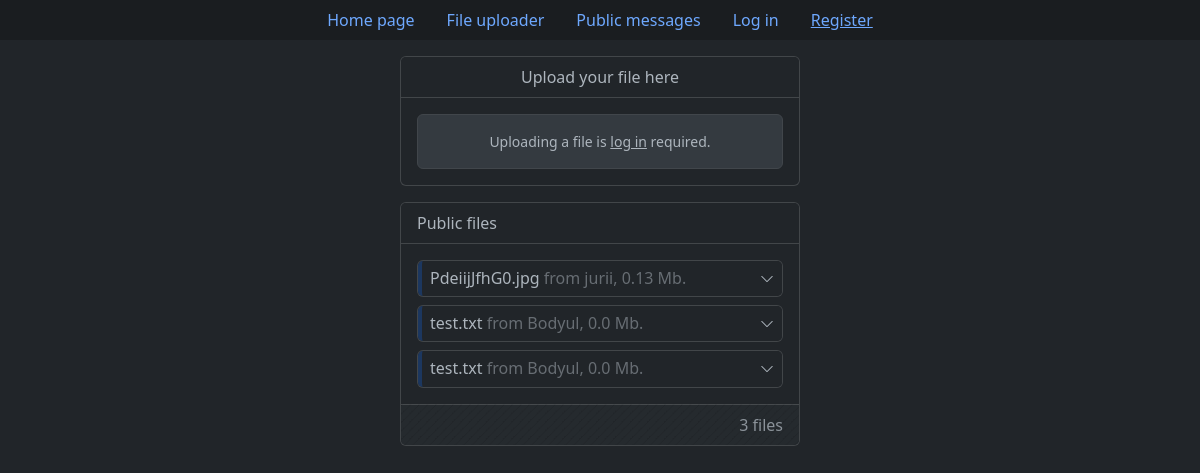
/upload_file, run on an earlier commit of the app's database.
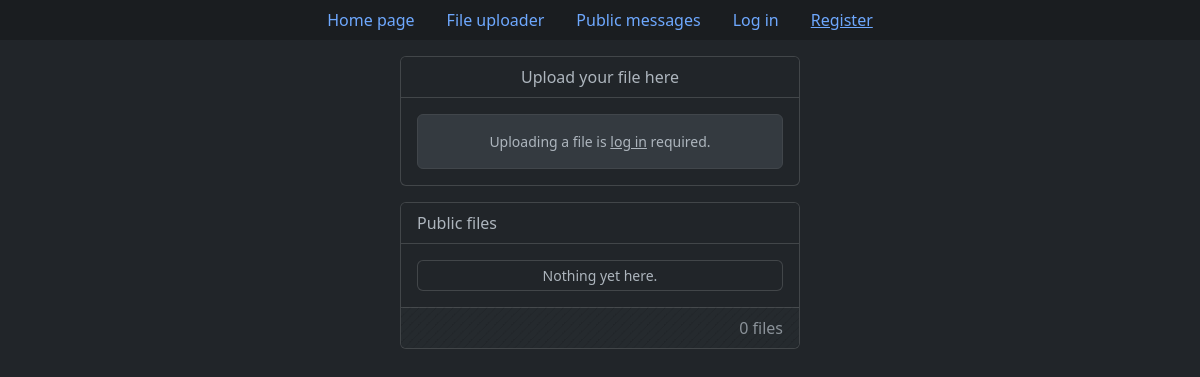
And on a later commit of the database.
### tables this page shows
CREATE TABLE "files" (
    "id" integer,
    "original_file_name" text NOT NULL,
    "unique_file_name" text NOT NULL,
    "size_in_bytes" integer NOT NULL,
    "owner_id" text NOT NULL,
    "privacy" text NOT NULL,
    "upload_date" text NOT NULL,
    "expires" text NOT NULL,
    "description" text,
    FOREIGN KEY("owner_id") REFERENCES "users"("id") ON DELETE CASCADE ON UPDATE CASCADE,
    PRIMARY KEY("ID" AUTOINCREMENT)
);

CREATE TABLE users (
    id integer primary key autoincrement,
    username text not null unique,
    password_hash blob not null
);

### app.py (the view, shortened to what this page needs)
@app.route("/upload_file", methods=["GET", "POST"])
def upload_file():
    if request.method == "GET":
        db = get_db()
        cur = db.cursor()
        if current_user.is_authenticated:
            user_files = cur.execute("""
                SELECT f.id, original_file_name, unique_file_name, size_in_bytes,
                   owner_id, privacy, strftime("%d.%m.%Y %H:%M", upload_date) upload_date,
                   strftime("%d.%m.%Y %H:%M", expires) expires, description, username
                FROM files f
                LEFT JOIN users u ON f.owner_id = u.id
                WHERE owner_id = ?
                ORDER BY datetime(upload_date) DESC
            """, [current_user.id]).fetchall()
            public_files = cur.execute("""
                SELECT f.id, original_file_name, unique_file_name, size_in_bytes,
                       owner_id, privacy, strftime("%d.%m.%Y %H:%M", upload_date) upload_date,
                       strftime("%d.%m.%Y %H:%M", expires) expires, description, username
                FROM files f
                LEFT JOIN users u ON f.owner_id = u.id
                WHERE privacy = 'Public' AND f.owner_id <> ?
                ORDER BY datetime(upload_date) DESC
            """, [current_user.id]).fetchall()
        else:
            user_files = None
            public_files = cur.execute("""
                SELECT f.id, original_file_name, unique_file_name, size_in_bytes,
                       owner_id, privacy, strftime("%d.%m.%Y %H:%M", upload_date) upload_date,
                       strftime("%d.%m.%Y %H:%M", expires) expires, description, username
                FROM files f
                LEFT JOIN users u ON f.owner_id = u.id
                WHERE privacy = 'Public'
                ORDER BY datetime(upload_date) DESC
            """).fetchall()
        return render_template("pages/upload_file.html", user_files=user_files, public_files=public_files)

### app.py (called while the page is built)
def connect_db():
    con = sqlite3.connect(app.config["DB_PATH"])
    con.row_factory = sqlite3.Row
    return con

def get_db():
    if not hasattr(g, "db"):
        g.db = connect_db()
    return g.db

@app.teardown_request
def teardown_db(error):
    if hasattr(g, "db"):
        g.db.close()

### templates/pages/upload_file.html (shortened to what this page needs)
{% extends 'base.html' %}
{% if not validations %}
    {% set file_validation = "" %}
    {% set accessibility_validation = "" %}
    {% set expiration_validation = "" %}
    {% set description_validation = "" %}
    {% set file_feedback = "" %}
    {% set accessibility_feedback = "" %}
    {% set expiration_feedback = "" %}
    {% set description_feedback = "" %}
{% else %}
    {% set file_validation = "is-invalid" if not validations["file"]["check"] else "" %}
    {% set accessibility_validation = "is-invalid" if not validations["accessibility"]["check"] else "" %}
    {% set expiration_validation = "is-invalid" if not validations["expiration"]["check"] else "" %}
    {% set description_validation = "is-invalid" if not validations["description"]["check"] else "" %}
    {% set file_feedback = validations["file"]["feedback"] %}
    {% set accessibility_feedback = validations["accessibility"]["feedback"] %}
    {% set expiration_feedback = validations["expiration"]["feedback"] %}
    {% set description_feedback = validations["description"]["feedback"] %}
{% endif %}
{% block content %}
	<div class="card col-md-4 offset-md-4 mb-3">
		<div class="card-header text-center bg-dark fs-6 mb-3">
			Upload your file here
		</div>
		{% if not current_user.is_authenticated %}
			<div class="card-body ps-3 pe-3 pt-0 pb-0">
				<div class="card card-body mb-3 bg-body-secondary border border-secondary-subtle text-center"
					 style="font-size: .875rem;">
					<p class="mb-0">
						Uploading a file is <a href="{{ url_for('log_in', next=url_for('upload_file')) }}"
												class="link-body"
												style="color: var(--bs-body-color);">log in</a> required.
					</p>
				</div>
			</div>
		{% endif %}
	</div>
	<div class="card col-md-4 offset-md-4 mb-3">
		<div class="card-header text-start bg-dark fs-6">
			Public files
		</div>
		<div id="public-files-container" class="card-body pb-0">
			{% if public_files %}
				{% for file in public_files %}
					{% set privacy_text_color = 'text-primary text-opacity-75' %}
					{% set privacy_border_color = 'border-primary' %}
					<div class="accordion accordion-dark-small">
						<div class="accordion-item mb-2">
							<h2 class="accordion-header">
								<button class="accordion-button collapsed shadow-none d-flex justify-content-between
										border-start border-4 {{ privacy_border_color }} border-opacity-25"
										type="button" data-bs-toggle="collapse"
										data-bs-target="#collapsePublicFile{{ file['id'] }}" aria-expanded="true"
										aria-controls="collapsePublicFile{{ file['id'] }}">
									<span class="d-inline-block text-truncate py-2">
										{{ file['original_file_name'] }}
									</span>
									<span class="text-body-tertiary">
										&nbsp;from {{ file['username'] }}, {{ (file['size_in_bytes'] / (1024 * 1024))|round(2) }} Mb.
									</span>
								</button>
							</h2>
														{% set file_link = url_for('download_file', unique_file_name=file['unique_file_name'], _external=True) %}
						</div>
					</div>
				{% endfor %}
			{% else %}
				<div>
					<div class="card card-body text-center py-1 mb-2" style="font-size: .875rem;">
						Nothing yet here.
					</div>
				</div>
			{% endif %}
		</div>
		<div class="card-footer bg-stripes-body mt-2">
			<div class="row g-0 align-items-center">
				<div class="col-md-12 text-end text-body-secondary">
					<span>
						<span id="public-files-total">{{ public_files|length }}</span> files
					</span>
				</div>
			</div>
		</div>
	</div>
{% endblock %}

### templates/base.html (shortened to what this page needs)
<!DOCTYPE html>
<html lang="en" data-bs-theme="dark">
<head>
    <link href="https://cdn.jsdelivr.net/npm/bootstrap@5.3.0-alpha1/dist/css/bootstrap.min.css" rel="stylesheet">
    <link href="https://getbootstrap.com/docs/5.3/assets/css/docs.css" rel="stylesheet">
    <link rel="stylesheet" href="https://cdn.jsdelivr.net/npm/bootstrap-icons@1.10.3/font/bootstrap-icons.css">
    <link rel=stylesheet type=text/css href="{{ url_for('static', filename='css/style.css') }}">
</head>
<body>
    <ul class="nav nav-pills bg-dark-subtle justify-content-center mb-3">
        <li class="nav-item">
            <a class="nav-link" aria-current="page" href="{{ url_for('index') }}">Home page</a>
        </li>
        <li class="nav-item">
            <a class="nav-link" href="{{ url_for('upload_file') }}">File uploader</a>
        </li>
        <li class="nav-item">
            <a class="nav-link" href="{{ url_for('leave_message') }}">Public messages</a>
        </li>
        {% if current_user.is_authenticated %}
            <li class="nav-item">
                <a class="nav-link" style="--bs-nav-link-hover-color: var(--bs-danger-text); --bs-nav-link-color: rgba(var(--bs-danger-rgb));"  href="{{ url_for('log_out') }}">Log out</a>
            </li>
        {% else %}
            <li class="nav-item">
                <a class="nav-link" href="{{ url_for('log_in') }}">Log in</a>
            </li>
            <li class="nav-item">
                <a class="nav-link" style="text-decoration: underline;" href="{{ url_for('register') }}">Register</a>
            </li>
        {% endif %}
    </ul>
    {% block content %} {% endblock %}
</body>
</html>

### static/css/style.css (style rules this page uses)
.link-body { color: #adb5bd!important; }
.bg-stripes-body { background-image: linear-gradient(135deg, #212529 8.33%, #252a2e 8.33%, #252a2e 50%, #212529 50%, #212529 58.33%, #252a2e 58.33%, #252a2e 100%); background-size: 8.49px 8.49px; }

What changed in the data, as far as the page shows it:
removed files: original_file_name "PdeiijJfhG0.jpg", username "jurii", (file['size_in_bytes']/(1024*1024))|round(2) "0.13"
removed files: original_file_name "test.txt", username "Bodyul", (file['size_in_bytes']/(1024*1024))|round(2) "0.0"
removed files: original_file_name "test.txt", username "Bodyul", (file['size_in_bytes']/(1024*1024))|round(2) "0.0"
Also different on the page:
{{ public_files|length }}: "3" → "0"
text now shown: "Nothing yet here."
